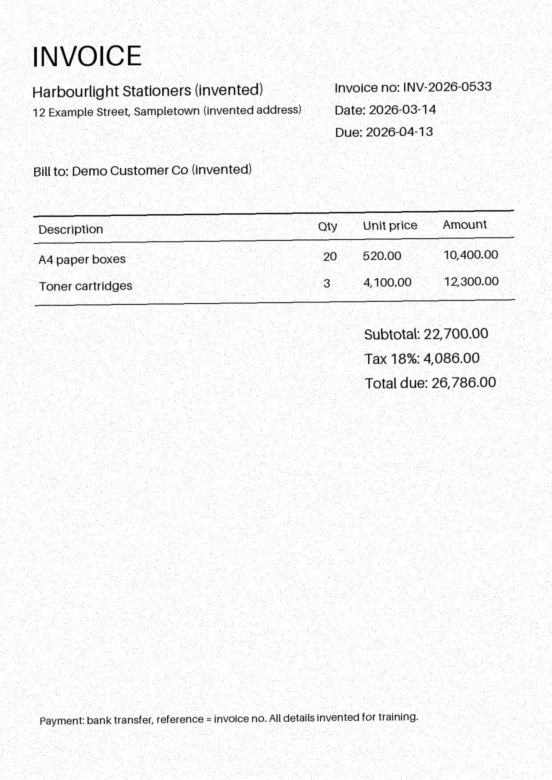
#> input picture llm-document-extractor/experiments/pdf_images/invoice_scan-1.png, 1654 x 2339 px (shown at 1/3 size)
$ python resize_invoice.py
#> lines starting #> are read from the running program, lines starting #| are printed output that depends on the picture

from pathlib import Path
from PIL import Image

# Locate the original scanned invoice image.
project_root = Path(__file__).resolve().parents[1]

input_path = (
    project_root
    / "experiments"
    / "pdf_images"
    / "invoice_scan-1.png"
)

output_path = (
    project_root
    / "experiments"
    / "pdf_images"
    / "invoice_scan_small.png"
)

# Open the original image.
image = Image.open(input_path)
#> image is the input picture: PIL image 1654x2339 RGB; min 0, max 255, mean 246.2

print("Original dimensions:", image.size)
#| Original dimensions: (1654, 2339)

# Resize while preserving the aspect ratio.
image.thumbnail((1000, 1000))
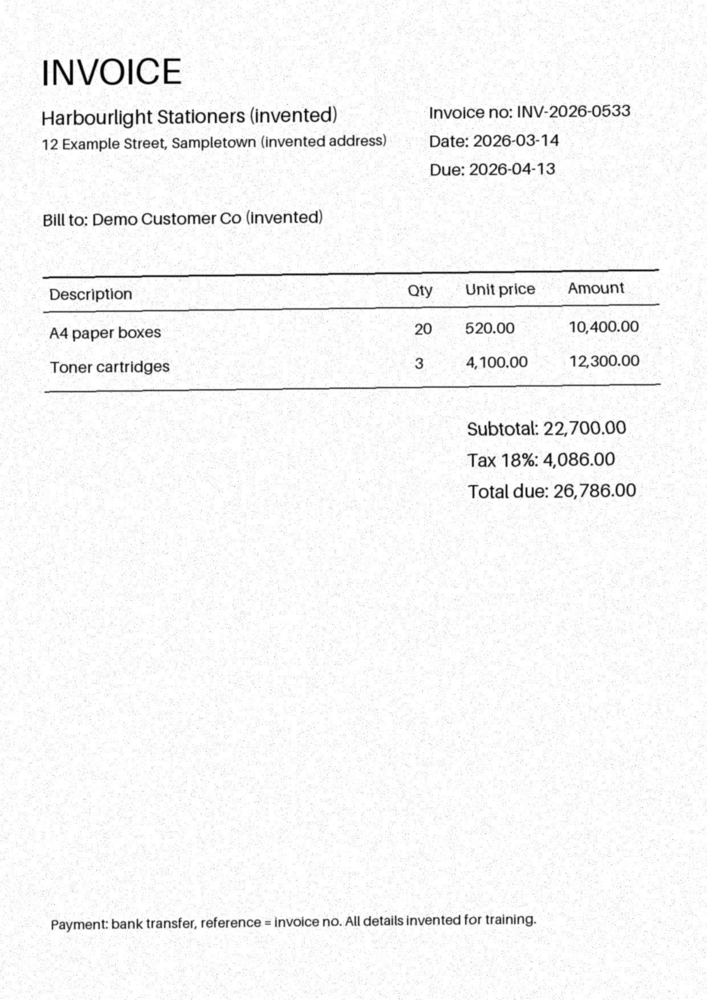
#> image: PIL image 707x1000 RGB; min 0, max 255, mean 246.2

# Save the resized image.
image.save(output_path, format="PNG", optimize=True)

print("Resized dimensions:", image.size)
#| Resized dimensions: (707, 1000)
print("Saved to:", output_path)
